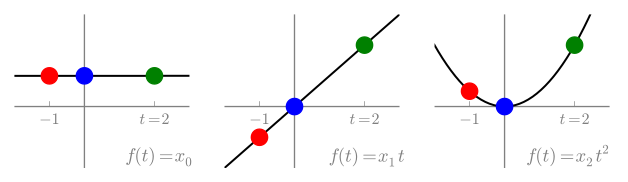

The script that saved this image:
import numpy as np

def plot123(fig,p,X,Y,a,b,labels,col):
    
    ax = fig.add_subplot(1,3,p+1)

    # no spines on right/top
    ax.spines['right'].set_color('none')
    ax.spines['top'].set_color('none')
    
    # axes
    def set_axis(axis, pos):
        axis.set_ticks_position(pos)
        spines = ax.spines[pos]
        spines.set_position(('data', 0))
        spines.set_color('grey')
        spines.set_zorder(0)  # place axis beneath everything else
    set_axis(ax.xaxis, 'bottom')
    set_axis(ax.yaxis, 'left')

    # line and markers
    ax.plot(X, Y[p], color="black", linewidth=1.5, linestyle="-", zorder=1)
    sz = 150
    for n in range(len(a)):
        ax.scatter(a[n], b[p][n],marker="o", s=sz, facecolor=col[n], 
                    edgecolor=col[n], zorder=2)

    # limits, ticks, text
    ax.set_xlim(a[0]-1, a[-1]+1)
    ax.set_ylim(np.min(b)-1, np.max(b)+1)
    ax.set_xticks([a[0], a[-1]])
    ax.set_xticklabels([r'$%s$'%a[0], r'$t=%s$'%a[-1]])
    ax.set_yticks([])
    ax.set_yticklabels([])
    ax.text(1.03, 0.01, labels[p],
        verticalalignment='bottom', horizontalalignment='right',
        transform=ax.transAxes,
        color='grey', fontsize=14)
    ax.tick_params(axis='x', colors='grey')
    
if __name__=="__main__":

    # Do not want these imported along with plot123
    import matplotlib
    matplotlib.use('Agg')
    import matplotlib.pyplot as plt

    # Three functions
    hack = 0.0001 # avoid browser SVG rendering bug
    functions = lambda x: [1+hack*x, x, 0.5*x**2]

    # Domain (X) and values (Y) for each function
    X = np.linspace(-3, 3, 50, endpoint=True)
    Y = functions(X)

    # Samples
    a = np.array([-1, 0, 2]) # instants
    b = functions(a) # values

    # Labels and sample colors (for each graph)
    labels = [r'$f(t)=x_0$', r'$f(t)=x_1 t$', r'$f(t)=x_2 t^2$']
    col = ['red', 'blue', 'green']  # For sample points in each graph

    fig = plt.figure(figsize=(8,2))
    for p in range(3): plot123(fig,p,X,Y,a,b,labels,col)

    fig.savefig("riddle.svg", transparent=True, bbox_inches='tight', pad_inches=0.15)

